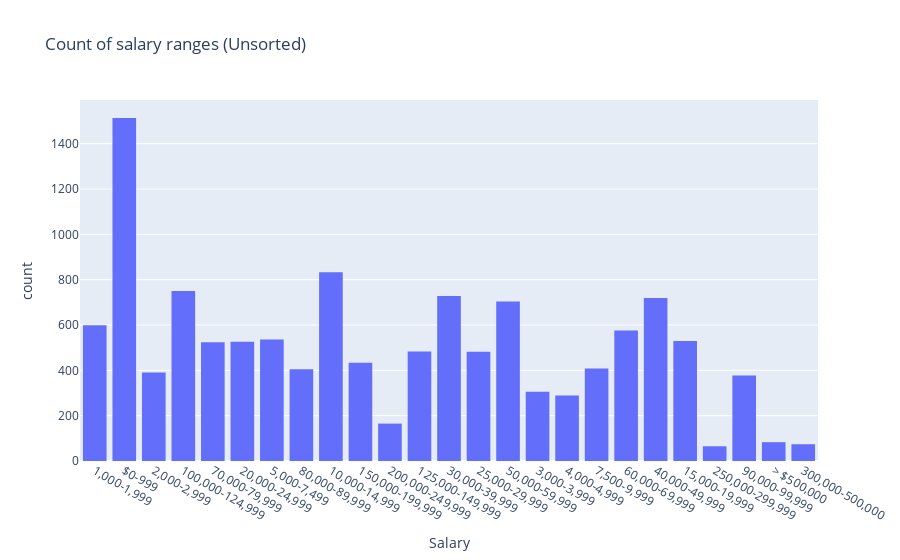

Notebook code cell kept with this figure:
### Markdown cell above
**Roczne wynagrodzenie**

Zacznijmy teraz rozważać naszą zmienną docelową! Zaczniemy od od początku. Narysujmy histogram zarobków i posortujmy ten wykres w kolejności zakresów wynagrodzeń

### Code cell
px.histogram(df, "Q10", labels={"Q10": "Salary"}, title="Count of salary ranges (Unsorted)")

### Figure 1 — Plotly figure (JSON) as saved in the notebook; plotly's stock layout.template omitted (floating-point values rounded to 4 significant figures; data arrays with more than 128 entries replaced by an {"elided": "..."} marker saying what was removed)
{"data": [{"alignmentgroup": "True", "bingroup": "x", "hovertemplate": "Salary=%{x}<br>count=%{y}<extra></extra>", "legendgroup": "", "marker": {"color": "#636efa", "pattern": {"shape": ""}}, "name": "", "offsetgroup": "", "orientation": "v", "showlegend": false, "type": "histogram", "x": {"elided": "19717 str values"}, "xaxis": "x", "yaxis": "y"}], "layout": {"barmode": "relative", "legend": {"tracegroupgap": 0}, "title": {"text": "Count of salary ranges (Unsorted)"}, "xaxis": {"anchor": "y", "domain": [0, 1], "title": {"text": "Salary"}}, "yaxis": {"anchor": "x", "domain": [0, 1], "title": {"text": "count"}}}}
